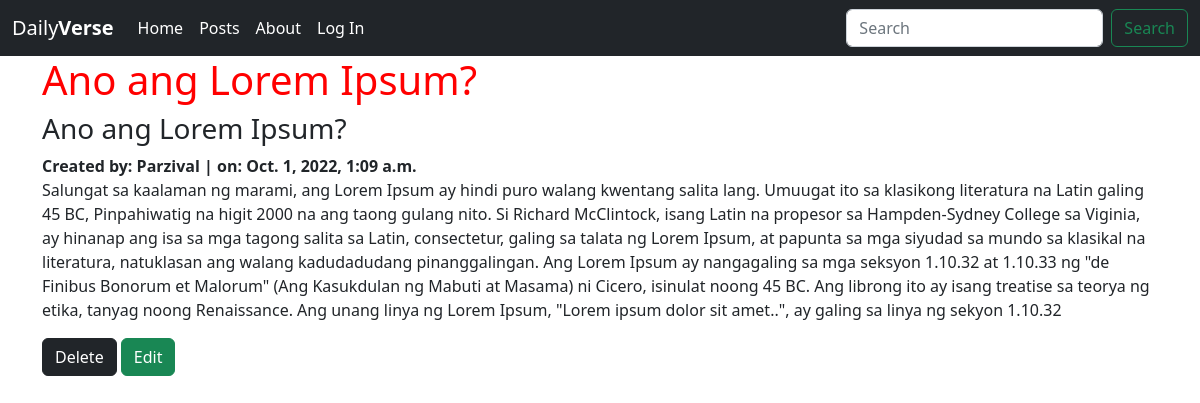
The page /posts/12 on the database as committed earlier.
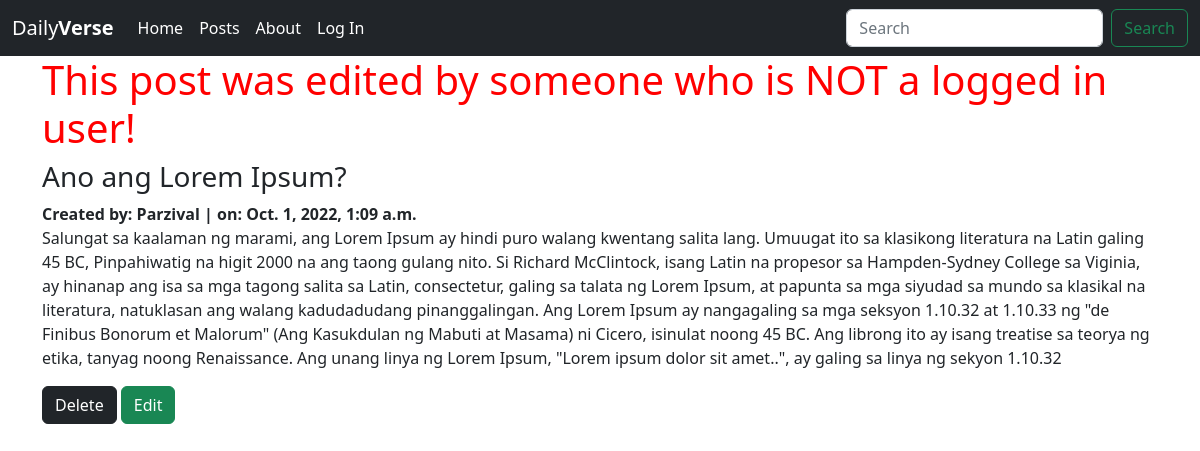
The same page on the database as committed later.
### posts/models.py (models this page shows, shortened)
class Post(models.Model):
    title = models.CharField(max_length=256)
    subtitle = models.CharField(max_length=256)
    author = models.ForeignKey(
        get_user_model(),
        on_delete=models.CASCADE
    )
    body = models.TextField()
    created_on = models.DateTimeField(auto_now_add=True)

### posts/views.py (the view)
# urls.py: path('<int:pk>', PostDetailView.as_view(), name='detail'),
class PostDetailView(DetailView):
    template_name = "posts/detail.html"
    model = Post

### templates/posts/detail.html (shortened to what this page needs)
{% extends 'base.html' %}
{% block content %}
    <h1 id="title">{{ post.title }}</h1>
    <h3 id="subtitle">{{ post.subtitle }}</h3>
    <strong id="author">Created by: {{ post.author }} | on: {{ post.created_on }}</strong>
    <p id="body">{{ post.body }}</p>
    <a href="{% url 'confirm_delete' post.id %}" class="card-link btn btn-dark btn-md">Delete</a>
    <a href="{% url 'edit' post.id %}" class="card-link btn btn-success btn-md">Edit</a>
{% endblock content %}

Rows that differ between the two databases and show on the page:
changed Post "Ano ang Lorem Ipsum?": title "Ano ang Lorem Ipsum?" → "This post was edited by someone who is NOT a logged in user!"
